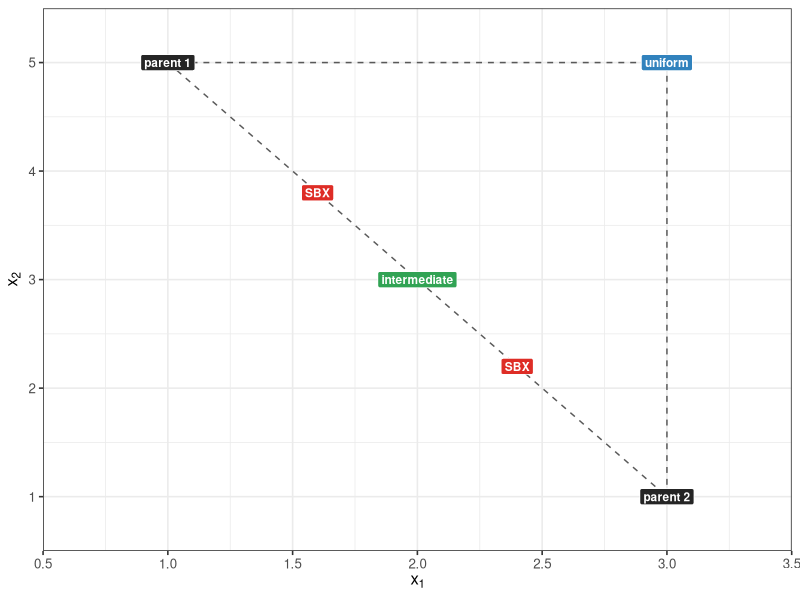

Write the R code that produced this figure.
# Used in: 02-numeric.tex
#
# Compares three numeric recombination examples for two parent vectors:
# uniform crossover, intermediate recombination, and simulated binary crossover
# (SBX). The geometry is deterministic so the diagram stays stable.

set.seed(1L)

library(data.table)
library(ggplot2)

parent_a = c(x1 = 1, x2 = 5)
parent_b = c(x1 = 3, x2 = 1)
uniform_child = c(x1 = parent_b[["x1"]], x2 = parent_a[["x2"]])
intermediate_child = 0.5 * (parent_a + parent_b)

beta = 0.4
sbx_offset = 0.5 * beta * (parent_b - parent_a)
sbx_children = rbind(
  intermediate_child + sbx_offset,
  intermediate_child - sbx_offset
)

point_dt = rbindlist(list(
  data.table(x1 = parent_a[["x1"]], x2 = parent_a[["x2"]], label = "parent 1", type = "Parent"),
  data.table(x1 = parent_b[["x1"]], x2 = parent_b[["x2"]], label = "parent 2", type = "Parent"),
  data.table(x1 = uniform_child[["x1"]], x2 = uniform_child[["x2"]], label = "uniform", type = "Uniform"),
  data.table(
    x1 = intermediate_child[["x1"]],
    x2 = intermediate_child[["x2"]],
    label = "intermediate",
    type = "Intermediate"
  ),
  data.table(x1 = sbx_children[, "x1"], x2 = sbx_children[, "x2"], label = "SBX", type = "SBX")
))

segment_dt = data.table(
  x1 = c(parent_a[["x1"]], parent_a[["x1"]], parent_b[["x1"]]),
  x2 = c(parent_a[["x2"]], parent_a[["x2"]], parent_b[["x2"]]),
  xend = c(parent_b[["x1"]], uniform_child[["x1"]], uniform_child[["x1"]]),
  yend = c(parent_b[["x2"]], uniform_child[["x2"]], uniform_child[["x2"]])
)

recombination_plot = ggplot(point_dt, aes(x = x1, y = x2)) +
  geom_segment(
    data = segment_dt,
    aes(x = x1, y = x2, xend = xend, yend = yend),
    color = "grey35",
    linetype = "dashed",
    inherit.aes = FALSE
  ) +
  geom_point(aes(color = type), size = 3) +
  geom_label(aes(label = label, fill = type), color = "white", fontface = "bold", size = 3, linewidth = 0) +
  scale_color_manual(values = c(Parent = "#252525", Uniform = "#3182bd", Intermediate = "#31a354", SBX = "#de2d26")) +
  scale_fill_manual(values = c(Parent = "#252525", Uniform = "#3182bd", Intermediate = "#31a354", SBX = "#de2d26")) +
  coord_cartesian(xlim = c(0.5, 3.5), ylim = c(0.5, 5.5), expand = FALSE) +
  theme_bw(base_size = 12) +
  theme(legend.position = "none") +
  labs(x = expression(x[1]), y = expression(x[2]))

dir.create("../figure", showWarnings = FALSE)

ggsave("../figure/ea_recombination_numeric.pdf", recombination_plot, width = 3, height = 3)
